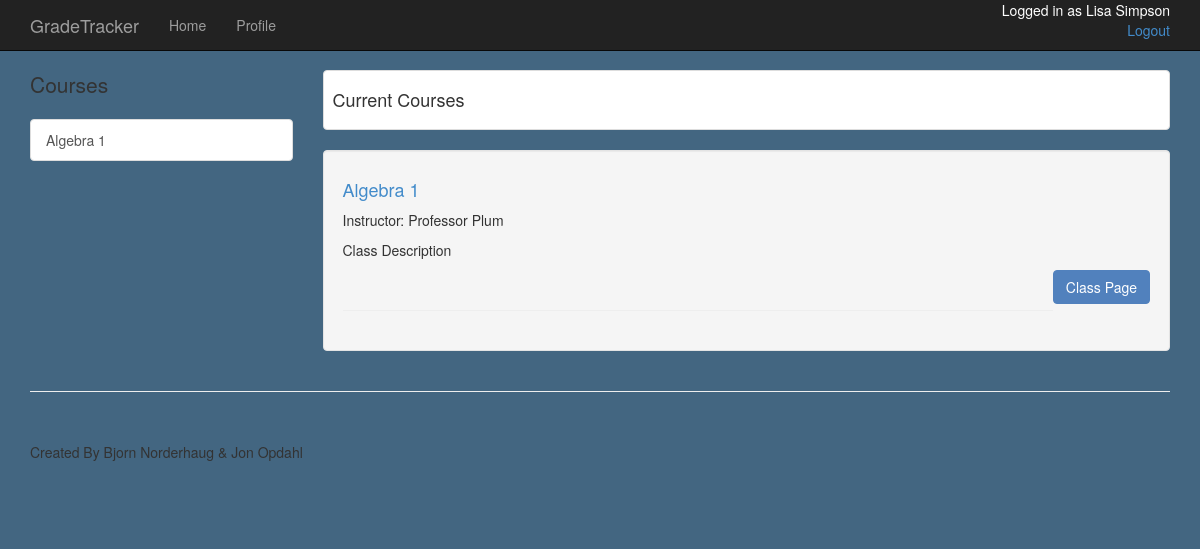
Screenshot of /student/builbo01/courses (signed in) with the database file from the repository.
### app/models.py (models this page shows, shortened)
class Student(db.Model):
	id = db.Column(db.String(8), primary_key=True)
	first_name = db.Column(db.String(50), index=True)
	last_name = db.Column(db.String(50), index=True)
	GPA = db.Column(db.Float)
	year = db.Column(db.Integer)
	total_credits = db.Column(db.Integer)
	student_pass = db.Column(db.String(50))
	classes = db.relationship('Classroom', backref='student')
	def __repr__(self):
		return (self.first_name + ' ' + self.last_name)

class Classroom(db.Model):
	__tablename__ = 'classroom'
	student_id = db.Column(db.String(8), db.ForeignKey('student.id'), primary_key=True)
	course_name = db.Column(db.String(80), db.ForeignKey('course.name'), primary_key=True)
	overall_grade = db.Column(db.String(1))
	possible = db.Column(db.Integer, default=0)
	grade = db.Column(db.Float, default=0)
	total_points = db.Column(db.Integer, default=0)
	course = db.relationship("Course", backref="stud_ass")
	assignments = db.relationship("Assignment",
									primaryjoin='Assignment.student_id == Classroom.student_id',
									backref='for_class')

class Course(db.Model):
	course_num = db.Column(db.Integer, primary_key=True)
	name = db.Column(db.String(80), index=True, unique=True)
	admin_id = db.Column(db.String(8), db.ForeignKey('admin.id'))

class Admin(db.Model):
	id = db.Column(db.String(8), primary_key=True)
	first_name = db.Column(db.String(50), index=True)
	last_name = db.Column(db.String(50), index=True)
	admin_pass = db.Column(db.String(50))
	position = db.Column(db.String(50))
	email = db.Column(db.String(120))
	begin = db.Column(db.String(5))
	end = db.Column(db.String(5))
	classes = db.relationship("Course", backref="teacher", lazy='dynamic')
	def __repr__(self):
		return (self.first_name + ' ' + self.last_name)

### app/views.py (the view)
@app.route('/student/<id>/courses')
@login_required
def student_courses(id):
	user = current_user
	courses=[]
	for thing in user.classes:
		for c in Course.query.all():
			if thing.course_name == c.name:
				courses.append(c)
	return render_template('student_classes.html',
							courses=courses,
							user=user)

### app/views.py (called while the page is built)
@login_manager.user_loader
def load_user(id):
	user=Student.query.get(str(id))
	if user is None:
		user=Admin.query.get(str(id))
	return user

### app/templates/student_classes.html
{% extends "new.html" %}
{% block content %}
    <div class="container">
        <div class="row">
            <div class="col-md-3">
                <p class="lead"> Courses </p>
                <div class="list-group">
                	{% for course in user.classes %}
                    <a href="/student/{{user.id}}/{{course.course_name}}" class="list-group-item">{{ course.course_name }}</a>
                    {% endfor %}
                </div>
            </div>
            <div class="col-md-9">
                <div class="thumbnail">
                    <div class="caption-full">
                        <h4>Current Courses</h4>
                    </div>
                </div>
                <div class="well">
                    {% for course in courses %}
                    <div class="row">
                        <div class="col-md-12">
                            <h4> <a href="/student/{{user.id}}/{{course.name}}"> {{course.name}} </a></h4>
                            <p> Instructor: {{course.teacher}} </p>
                            <p> Class Description <p>
                            <p class="pull-right"><a class="btn btn-success" href="/student/{{user.id}}/{{course.name}}"> Class Page </a> </p>
                            <br>
                            <hr>
                        </div>
                    </div>
                    {% endfor %}
                </div>
            </div>
        </div>
    </div>
{% endblock %}

### app/templates/new.html (shortened to what this page needs)
<!DOCTYPE html>
<html>
<head>
    <link href="/static/css/bootstrap.min.css" rel="stylesheet">
    <link href="/static/css/shop-item.css" rel="stylesheet">
</head>
<body style="background-color: #436681">
    <nav class="navbar navbar-inverse navbar-fixed-top" role="navigation">
        <div class="container">
            <div class="navbar-header">
                <a class="navbar-brand" href="/home">GradeTracker</a>
            </div>
            <div class="collapse navbar-collapse" id="bs-example-navbar-collapse-1">
                <ul class="nav navbar-nav">
                    <li>
                        <a href="/home">Home</a>
                    </li>
                    <li>
                        <a href="{{ url_for('profile') }}">Profile</a>
                    </li>
                </ul>
                <p id="login_status" class="pull_right">Logged in as {{ user }} <br>
					<a href="{{url_for('logout')}}" class="pull-right"> Logout </a>
				</p>
            </div>
        </div>
    </nav>
    {% block content %}{% endblock %}
    <div class="container">
        <hr>
        <footer>
            <div class="row">
                <div class="col-lg-12">
                    <p>Created By Bjorn Norderhaug & Jon Opdahl</p>
                </div>
            </div>
        </footer>
    </div>
</body>
</html>

### app/static/css/shop-item.css (style rules this page uses)
body { padding-top: 70px; }
.thumbnail { padding: 0; }
.thumbnail .caption-full { padding: 9px; color: #333; }
footer { margin: 50px 0; }

### app/templates/new.html (style rules this page uses)
#login_status { float: right; color: white; height: inherit; }

### rows the page displays
Student: first_name+last_name "Lisa Simpson"
Classroom: course_name "Algebra 1"
Course: name "Algebra 1", teacher "Professor Plum"
